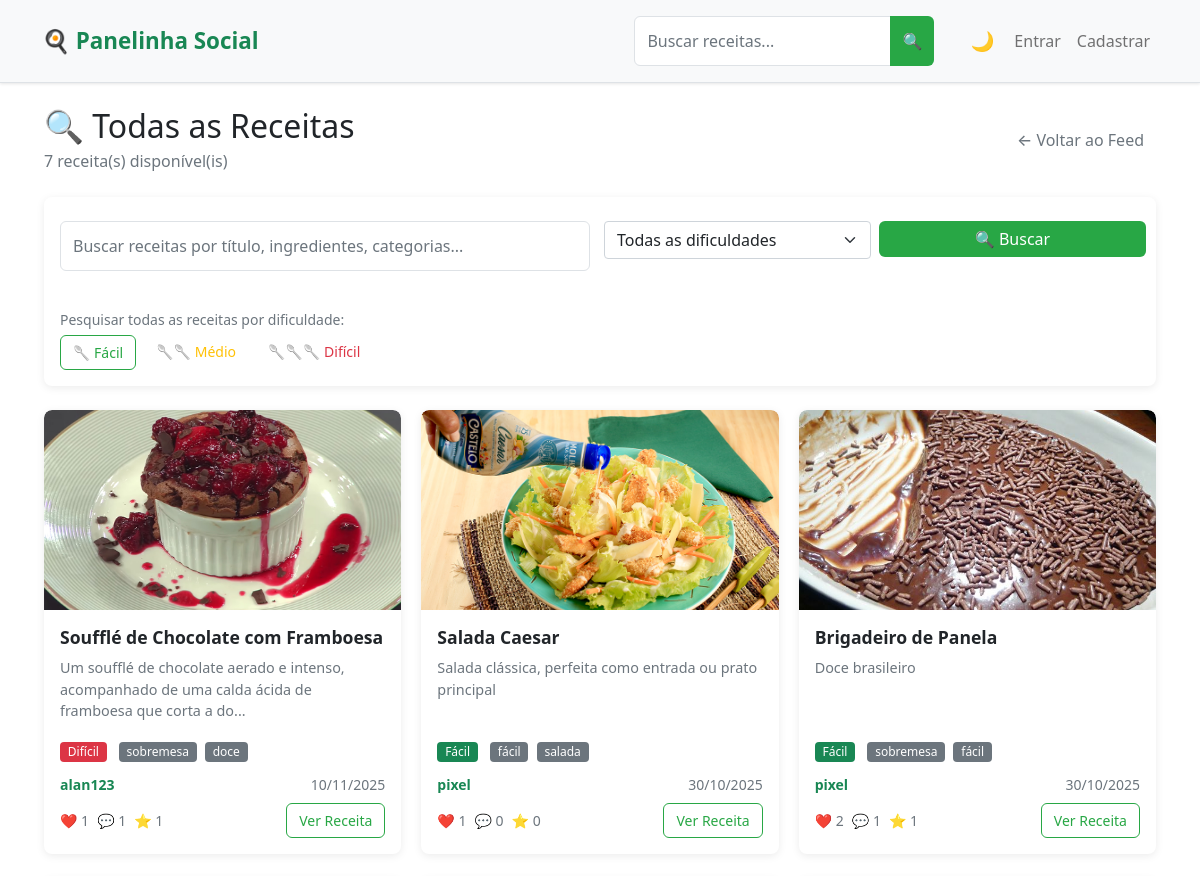
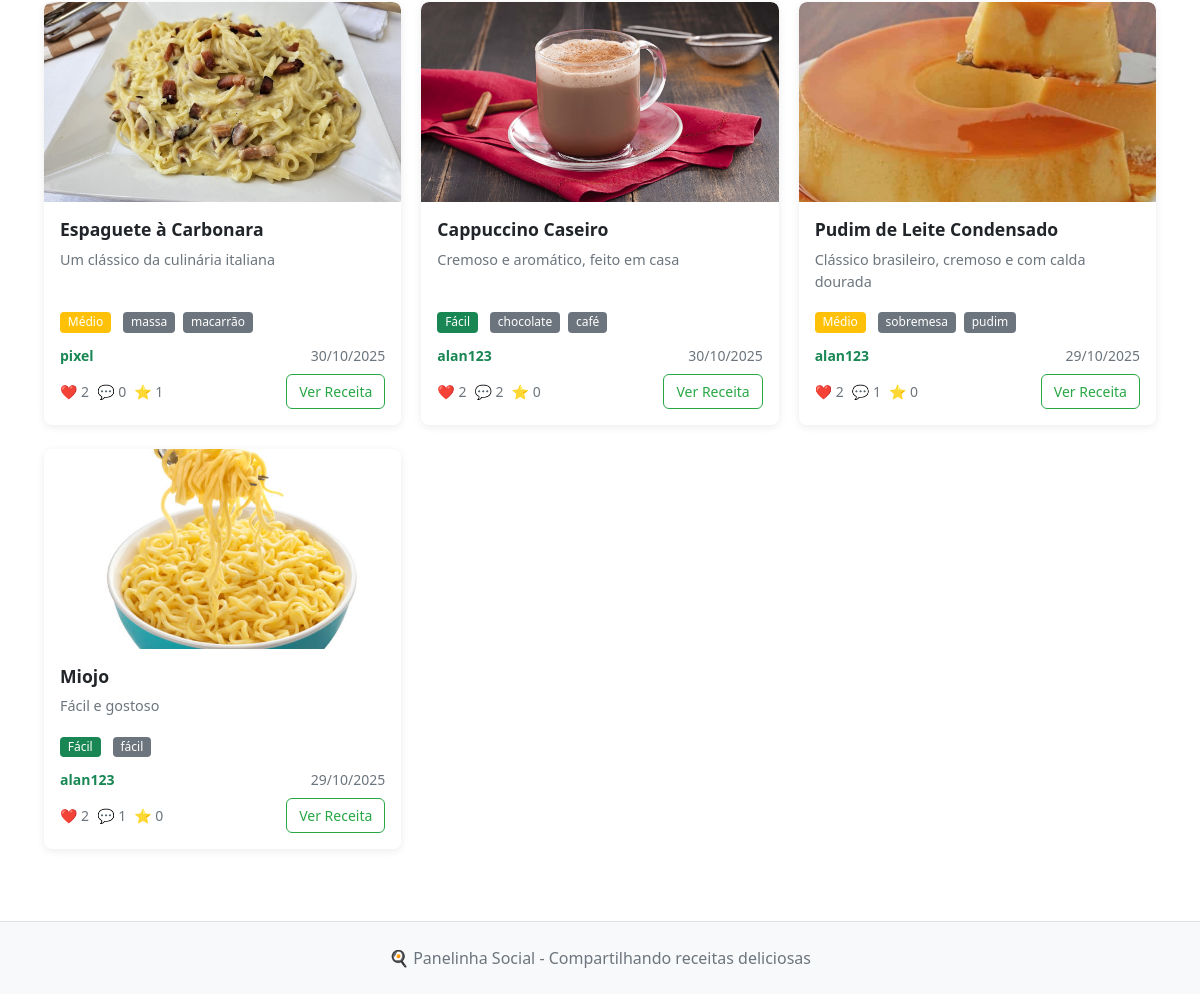
Screenshot of /search with the database file from the repository (2 pictures, top to bottom).
### app.py (models this page shows, shortened)
class Recipe(db.Model):
    __tablename__ = 'recipe'
    id = db.Column(db.Integer, primary_key=True)
    title = db.Column(db.String(100), nullable=False, index=True)
    description = db.Column(db.Text)
    ingredients = db.Column(db.Text)
    steps = db.Column(db.Text)
    image = db.Column(db.String(200))
    categories = db.Column(db.String(200))
    difficulty = db.Column(db.String(20), nullable=False, default='Fácil', index=True)  # NOVO CAMPO
    is_draft = db.Column(db.Boolean, default=False, index=True)
    created_at = db.Column(db.DateTime, default=datetime.utcnow, index=True)
    updated_at = db.Column(db.DateTime, default=datetime.utcnow, onupdate=datetime.utcnow)
    views = db.Column(db.Integer, default=0, index=True)
    user_id = db.Column(db.Integer, db.ForeignKey('user.id'), nullable=False, index=True)
    likes = db.relationship('Like', backref='recipe', lazy='select')
    comments = db.relationship('Comment', backref='recipe', lazy='select')
    saved_by = db.relationship('SavedRecipe', backref='recipe', lazy='select')
    def like_count(self):
        if hasattr(self, '_like_count'):
            return self._like_count
        return len(self.likes)
    def comment_count(self):
        if hasattr(self, '_comment_count'):
            return self._comment_count
        return len(self.comments)
    def saved_count(self):
        if hasattr(self, '_saved_count'):
            return self._saved_count
        return len(self.saved_by)  # Mudado para len()

class User(UserMixin, db.Model):
    __tablename__ = 'user'
    id = db.Column(db.Integer, primary_key=True)
    username = db.Column(db.String(64), unique=True, nullable=False, index=True)
    email = db.Column(db.String(120), unique=True, nullable=False, index=True)
    password_hash = db.Column(db.String(128))
    bio = db.Column(db.Text)
    profile_picture = db.Column(db.String(200))
    created_at = db.Column(db.DateTime, default=datetime.utcnow)
    recipes = db.relationship('Recipe', backref='author', lazy='select')
    likes = db.relationship('Like', backref='user', lazy='select')
    comments = db.relationship('Comment', backref='user', lazy='select')
    saved_recipes = db.relationship('SavedRecipe', backref='user', lazy='select')

### app.py (the view, shortened to what this page needs)
@app.route('/search')
def search():
    query = request.args.get('q', '').strip()
    difficulty = request.args.get('difficulty', '')
    page = request.args.get('page', 1, type=int)
    per_page = 12
    filters = [Recipe.is_draft == False]
    if difficulty:
        filters.append(Recipe.difficulty == difficulty)
    recipes_query = Recipe.query.filter(*filters).order_by(Recipe.created_at.desc())
    recipes_pagination = recipes_query.paginate(
        page=page, per_page=per_page, error_out=False
    )
    recipes = get_recipes_with_counts(recipes_pagination.items)
    if query and difficulty:
        title = f'Busca: "{query}" + {difficulty}'
    elif query:
        title = f'Busca: "{query}"'
    elif difficulty:
        title = f'Dificuldade: {difficulty}'
    else:
        title = 'Todas as Receitas'
    return render_template('search.html',
                         title=title,
                         recipes=recipes,
                         query=query,
                         difficulty=difficulty,
                         pagination=recipes_pagination)

### templates/search.html (shortened to what this page needs)
{% extends "base.html" %}
{% block content %}
<div class="row">
    <div class="col-12">
        <div class="d-flex justify-content-between align-items-center mb-4">
            <div>
                <h2 class="mb-1">
                    {% if query %}
                        🔍 Resultados para "{{ query }}"
                    {% elif difficulty %}
                        🥄 Receitas {{ difficulty }}
                    {% else %}
                       🔍 Todas as Receitas
                    {% endif %}
                </h2>
                <p class="text-muted mb-0">
                    {% if recipes %}
                        {% if query and difficulty %}
                            {{ pagination.total }} receita(s) encontrada(s) para "{{ query }}" com dificuldade {{ difficulty }}
                        {% elif query %}
                            {{ pagination.total }} receita(s) encontrada(s) para "{{ query }}"
                        {% elif difficulty %}
                            {{ pagination.total }} receita(s) com dificuldade {{ difficulty }}
                        {% else %}
                            {{ pagination.total }} receita(s) disponível(is)
                        {% endif %}
                    {% else %}
                        Nenhuma receita encontrada
                        {% if query %}para "{{ query }}"{% endif %}
                        {% if difficulty %}com dificuldade {{ difficulty }}{% endif %}
                    {% endif %}
                </p>
            </div>
            <a href="{{ url_for('feed') }}" class="btn btn-outline-secondary">
                ← Voltar ao Feed
            </a>
        </div>
        <div class="card mb-4">
            <div class="card-body">
                <form action="{{ url_for('search') }}" method="GET" class="row g-2">
                    <div class="col-md-6">
                        <input type="text"
                               name="q"
                               value="{{ query }}"
                               class="form-control"
                               placeholder="Buscar receitas por título, ingredientes, categorias...">
                    </div>
                    <div class="col-md-3">
                        <select name="difficulty" class="form-select">
                            <option value="">Todas as dificuldades</option>
                        </select>
                    </div>
                    <div class="col-md-3">
                        <button type="submit" class="btn btn-success w-100">
                            🔍 Buscar
                        </button>
                    </div>
                </form>
                <div class="mt-3">
                    <small class="text-muted">Pesquisar todas as receitas por dificuldade:</small>
                    <div class="d-flex gap-2 mt-1">
                        <a href="{{ url_for('search', difficulty='Fácil') }}"
                           class="btn btn-sm {% if difficulty == 'Fácil' %}btn-success{% else %}btn-outline-success{% endif %}">
                            🥄 Fácil
                        </a>
                        <a href="{{ url_for('search', difficulty='Médio') }}"
                           class="btn btn-sm {% if difficulty == 'Médio' %}btn-warning{% else %}btn-outline-warning{% endif %}">
                            🥄🥄 Médio
                        </a>
                        <a href="{{ url_for('search', difficulty='Difícil') }}"
                           class="btn btn-sm {% if difficulty == 'Difícil' %}btn-danger{% else %}btn-outline-danger{% endif %}">
                            🥄🥄🥄 Difícil
                        </a>
                    </div>
                </div>
            </div>
        </div>
        {% if recipes %}
            <div class="row">
                {% for recipe in recipes %}
                    <div class="col-md-6 col-lg-4 mb-4">
                        <div class="card h-100 recipe-card">
                            {% if recipe.image %}
                                <img src="{{ url_for('static', filename='uploads/' + recipe.image) }}"
                                     class="card-img-top"
                                     style="height: 200px; object-fit: cover;"
                                     alt="{{ recipe.title }}">
                            {% else %}
                                <div class="card-img-top bg-light d-flex align-items-center justify-content-center"
                                     style="height: 200px;">
                                    <span class="text-muted display-6">📷</span>
                                </div>
                            {% endif %}
                            <div class="card-body d-flex flex-column">
                                <h5 class="card-title">{{ recipe.title }}</h5>
                                <p class="card-text text-muted flex-grow-1">
                                    {{ recipe.description[:100] }}{% if recipe.description|length > 100 %}...{% endif %}
                                </p>
                                <div class="mb-2">
                                    <span class="badge
                                        {% if recipe.difficulty == 'Fácil' %}bg-success
                                        {% elif recipe.difficulty == 'Médio' %}bg-warning
                                        {% else %}bg-danger{% endif %} me-2">
                                        {{ recipe.difficulty }}
                                    </span>
                                    {% if recipe.categories %}
                                        {% for category in recipe.categories.split(',')[:2] %}
                                            <span class="badge bg-secondary me-1 mb-1">{{ category.strip() }}</span>
                                        {% endfor %}
                                    {% endif %}
                                </div>
                                <div class="mt-auto">
                                    <div class="d-flex justify-content-between align-items-center text-muted mb-2">
                                        <small>
                                            <strong class="text-success">{{ recipe.author.username }}</strong>
                                        </small>
                                        <small>{{ recipe.created_at.strftime('%d/%m/%Y') }}</small>
                                    </div>
                                    <div class="d-flex justify-content-between align-items-center">
                                        <div class="d-flex gap-2 text-muted">
                                            <small>❤️ {{ recipe.like_count() }}</small>
                                            <small>💬 {{ recipe.comment_count() }}</small>
                                            <small>⭐ {{ recipe.saved_count() }}</small>
                                        </div>
                                        <a href="{{ url_for('recipe_detail', recipe_id=recipe.id) }}"
                                           class="btn btn-outline-success btn-sm">
                                            Ver Receita
                                        </a>
                                    </div>
                                </div>
                            </div>
                        </div>
                    </div>
                {% endfor %}
            </div>
        {% endif %}
    </div>
</div>
{% endblock %}

### static/css/style.css (style rules this page uses)
:root { --primary-color: #28a745; --primary-hover: #218838; --light-bg: #f8f9fa; --card-shadow: 0 2px 8px rgba(0, 0, 0, 0.08); --card-hover-shadow: 0 4px 12px rgba(0, 0, 0, 0.12); }
* { box-sizing: border-box; }
body { background-color: var(--light-bg); font-family: system-ui, -apple-system, sans-serif; line-height: 1.5; margin: 0; padding: 0; }
.recipe-card { border: none; border-radius: 8px; box-shadow: var(--card-shadow); transition: box-shadow 0.2s ease; background: white; overflow: hidden; height: 100%; }
.card-img-top { border-radius: 8px 8px 0 0; height: 180px; object-fit: cover; width: 100%; }
.card-body { padding: 1rem; display: flex; flex-direction: column; height: 100%; }
.card-title { font-size: 1.1rem; font-weight: 600; margin-bottom: 0.5rem; line-height: 1.3; }
.card-text { font-size: 0.9rem; color: #6c757d; flex-grow: 1; }
.btn { border-radius: 6px; font-weight: 500; transition: all 0.15s ease; border: none; }
.btn-success { background-color: var(--primary-color); }
.btn-outline-success { color: var(--primary-color); border: 1px solid var(--primary-color); }
.btn-sm { padding: 0.375rem 0.75rem; font-size: 0.875rem; }
.row { display: flex; flex-wrap: wrap; margin: 0 -10px; }
.col-xl-4, .col-lg-6, .col-md-6 { padding: 0 10px; margin-bottom: 20px; }
.card { border: none; border-radius: 8px; box-shadow: var(--card-shadow); }
.badge { font-weight: 500; border-radius: 4px; font-size: 0.75rem; }
.form-control { border-radius: 6px; border: 1px solid #dee2e6; padding: 0.75rem; transition: border-color 0.15s ease; }
img { max-width: 100%; height: auto; }
.text-muted { color: #6c757d !important; }

### templates/base.html (style rules this page uses)
:root { --bg-color: #ffffff; --text-color: #212529; --card-bg: #ffffff; --border-color: #dee2e6; --success-color: #198754; --header-bg: #f8f9fa; }
body.loaded * { transition: all 0.3s ease; }
body { background-color: var(--bg-color); color: var(--text-color); min-height: 100vh; }

### templates/search.html (style rules this page uses)
.recipe-card { transition: transform 0.2s ease-in-out, box-shadow 0.2s ease-in-out; }

### rows the page displays
Recipe: image (picture), title "Soufflé de Chocolate com Framboesa", description "Um soufflé de chocolate aerado e intenso, acompanhado de uma calda ácida de framboesa que corta a do", difficulty "Difícil", strip "sobremesa" "doce", author.username "alan123", created_at "10/11/2025", like_count "1", comment_count "1", saved_count "1"
Recipe: image (picture), title "Salada Caesar", description "Salada clássica, perfeita como entrada ou prato principal", difficulty "Fácil", strip "fácil" "salada", author.username "pixel", created_at "30/10/2025", like_count "1", comment_count "0", saved_count "0"
Recipe: image (picture), title "Brigadeiro de Panela", description "Doce brasileiro", difficulty "Fácil", strip "sobremesa" "fácil", author.username "pixel", created_at "30/10/2025", like_count "2", comment_count "1", saved_count "1"
Recipe: image (picture), title "Espaguete à Carbonara", description "Um clássico da culinária italiana", difficulty "Médio", strip "massa" "macarrão", author.username "pixel", created_at "30/10/2025", like_count "2", comment_count "0", saved_count "1"
Recipe: image (picture), title "Cappuccino Caseiro", description "Cremoso e aromático, feito em casa", difficulty "Fácil", strip "chocolate" "café", author.username "alan123", created_at "30/10/2025", like_count "2", comment_count "2", saved_count "0"
Recipe: image (picture), title "Pudim de Leite Condensado", description "Clássico brasileiro, cremoso e com calda dourada", difficulty "Médio", strip "sobremesa" "pudim", author.username "alan123", created_at "29/10/2025", like_count "2", comment_count "1", saved_count "0"
Recipe: image (picture), title "Miojo", description "Fácil e gostoso", difficulty "Fácil", strip "fácil", author.username "alan123", created_at "29/10/2025", like_count "2", comment_count "1", saved_count "0"

### other values shown
{{ pagination.total }} "7"
